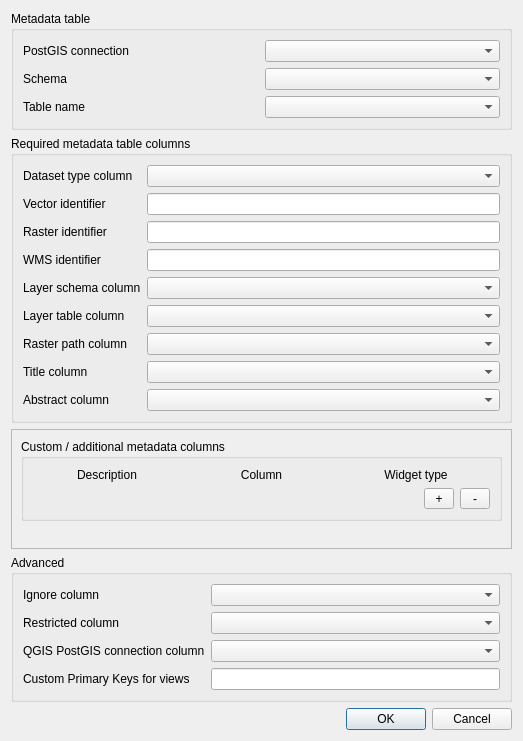
<?xml version="1.0" encoding="UTF-8"?>
<ui version="4.0">
 <class>Dialog</class>
 <widget class="QDialog" name="Dialog">
  <property name="windowModality">
   <enum>Qt::NonModal</enum>
  </property>
  <property name="geometry">
   <rect>
    <x>0</x>
    <y>0</y>
    <width>523</width>
    <height>741</height>
   </rect>
  </property>
  <property name="sizePolicy">
   <sizepolicy hsizetype="Preferred" vsizetype="Preferred">
    <horstretch>0</horstretch>
    <verstretch>0</verstretch>
   </sizepolicy>
  </property>
  <property name="minimumSize">
   <size>
    <width>500</width>
    <height>0</height>
   </size>
  </property>
  <property name="windowTitle">
   <string>Layer Metadata Search Configuration</string>
  </property>
  <property name="modal">
   <bool>false</bool>
  </property>
  <layout class="QGridLayout" name="gridLayout">
   <item row="0" column="0" colspan="2">
    <widget class="QGroupBox" name="groupBox_3">
     <property name="title">
      <string>Metadata table</string>
     </property>
     <layout class="QGridLayout" name="gridLayout_5">
      <item row="0" column="0">
       <widget class="QLabel" name="postGisConnectionLabel">
        <property name="text">
         <string>PostGIS connection</string>
        </property>
       </widget>
      </item>
      <item row="0" column="1">
       <widget class="QComboBox" name="postGisConnectionComboBox">
        <property name="maximumSize">
         <size>
          <width>1024</width>
          <height>16777215</height>
         </size>
        </property>
       </widget>
      </item>
      <item row="1" column="0">
       <widget class="QLabel" name="MetadataTableSchemaLabel">
        <property name="text">
         <string>Schema</string>
        </property>
       </widget>
      </item>
      <item row="1" column="1">
       <widget class="QComboBox" name="metadataTableSchemaComboBox"/>
      </item>
      <item row="2" column="0">
       <widget class="QLabel" name="metadataTableNameLabel">
        <property name="text">
         <string>Table name</string>
        </property>
       </widget>
      </item>
      <item row="2" column="1">
       <widget class="QComboBox" name="metadataTableNameComboBox"/>
      </item>
     </layout>
    </widget>
   </item>
   <item row="9" column="0" colspan="2">
    <widget class="QScrollArea" name="scrollArea">
     <property name="widgetResizable">
      <bool>true</bool>
     </property>
     <widget class="QWidget" name="scrollAreaWidgetContents_5">
      <property name="geometry">
       <rect>
        <x>0</x>
        <y>0</y>
        <width>503</width>
        <height>177</height>
       </rect>
      </property>
      <layout class="QGridLayout" name="gridLayout_7">
       <item row="0" column="0">
        <widget class="QGroupBox" name="groupBox_2">
         <property name="title">
          <string>Custom / additional metadata columns</string>
         </property>
         <layout class="QGridLayout" name="gridLayout_3">
          <item row="2" column="0">
           <layout class="QHBoxLayout" name="horizontalLayout">
            <property name="bottomMargin">
             <number>0</number>
            </property>
            <item>
             <spacer name="horizontalSpacer">
              <property name="orientation">
               <enum>Qt::Horizontal</enum>
              </property>
              <property name="sizeHint" stdset="0">
               <size>
                <width>40</width>
                <height>20</height>
               </size>
              </property>
             </spacer>
            </item>
            <item>
             <widget class="QToolButton" name="addCustomColumnBtn">
              <property name="minimumSize">
               <size>
                <width>30</width>
                <height>0</height>
               </size>
              </property>
              <property name="toolTip">
               <string>Add Custom Column</string>
              </property>
              <property name="text">
               <string>+</string>
              </property>
             </widget>
            </item>
            <item>
             <widget class="QToolButton" name="removeCustomColumnBtn">
              <property name="minimumSize">
               <size>
                <width>30</width>
                <height>0</height>
               </size>
              </property>
              <property name="toolTip">
               <string>Remove Custom Column</string>
              </property>
              <property name="text">
               <string>-</string>
              </property>
             </widget>
            </item>
           </layout>
          </item>
          <item row="1" column="0">
           <widget class="QFrame" name="customColsFrame">
            <property name="frameShape">
             <enum>QFrame::NoFrame</enum>
            </property>
            <property name="frameShadow">
             <enum>QFrame::Raised</enum>
            </property>
            <layout class="QGridLayout" name="gridLayout_4">
             <property name="margin">
              <number>0</number>
             </property>
             <item row="0" column="1">
              <widget class="QLabel" name="label_3">
               <property name="text">
                <string>Column</string>
               </property>
               <property name="alignment">
                <set>Qt::AlignCenter</set>
               </property>
              </widget>
             </item>
             <item row="0" column="2">
              <widget class="QLabel" name="label_4">
               <property name="text">
                <string>Widget type</string>
               </property>
               <property name="alignment">
                <set>Qt::AlignCenter</set>
               </property>
              </widget>
             </item>
             <item row="0" column="0">
              <widget class="QLabel" name="label_2">
               <property name="text">
                <string>Description</string>
               </property>
               <property name="alignment">
                <set>Qt::AlignCenter</set>
               </property>
              </widget>
             </item>
             <item row="1" column="0" colspan="3">
              <layout class="QVBoxLayout" name="customColsLayout">
               <property name="bottomMargin">
                <number>0</number>
               </property>
              </layout>
             </item>
            </layout>
           </widget>
          </item>
         </layout>
        </widget>
       </item>
       <item row="1" column="0">
        <spacer name="verticalSpacer">
         <property name="orientation">
          <enum>Qt::Vertical</enum>
         </property>
         <property name="sizeHint" stdset="0">
          <size>
           <width>20</width>
           <height>40</height>
          </size>
         </property>
        </spacer>
       </item>
      </layout>
      <zorder>groupBox_2</zorder>
      <zorder>verticalSpacer</zorder>
     </widget>
    </widget>
   </item>
   <item row="3" column="0" colspan="2">
    <widget class="QGroupBox" name="groupBox">
     <property name="title">
      <string>Required metadata table columns</string>
     </property>
     <layout class="QGridLayout" name="gridLayout_2">
      <item row="7" column="0">
       <widget class="QLabel" name="titleColumnLabel">
        <property name="text">
         <string>Title column</string>
        </property>
       </widget>
      </item>
      <item row="7" column="1">
       <widget class="QComboBox" name="titleColumnComboBox"/>
      </item>
      <item row="4" column="1">
       <widget class="QComboBox" name="layerSchemaNameComboBox"/>
      </item>
      <item row="5" column="0">
       <widget class="QLabel" name="layerTableNameLabel">
        <property name="text">
         <string>Layer table column</string>
        </property>
       </widget>
      </item>
      <item row="4" column="0">
       <widget class="QLabel" name="layerSchemaNameLabel">
        <property name="text">
         <string>Layer schema column</string>
        </property>
       </widget>
      </item>
      <item row="0" column="1">
       <widget class="QComboBox" name="layerTypeComboBox"/>
      </item>
      <item row="6" column="0">
       <widget class="QLabel" name="label_5">
        <property name="text">
         <string>Raster path column</string>
        </property>
       </widget>
      </item>
      <item row="8" column="1">
       <widget class="QComboBox" name="abstractColumnComboBox"/>
      </item>
      <item row="5" column="1">
       <widget class="QComboBox" name="layerTableNameComboBox"/>
      </item>
      <item row="8" column="0">
       <widget class="QLabel" name="abstractColumnLabel">
        <property name="text">
         <string>Abstract column</string>
        </property>
       </widget>
      </item>
      <item row="6" column="1">
       <widget class="QComboBox" name="rasterPathComboBox"/>
      </item>
      <item row="0" column="0">
       <widget class="QLabel" name="label">
        <property name="text">
         <string>Dataset type column</string>
        </property>
       </widget>
      </item>
      <item row="1" column="0">
       <widget class="QLabel" name="label_8">
        <property name="text">
         <string>Vector identifier</string>
        </property>
       </widget>
      </item>
      <item row="2" column="0">
       <widget class="QLabel" name="label_9">
        <property name="text">
         <string>Raster identifier</string>
        </property>
       </widget>
      </item>
      <item row="3" column="0">
       <widget class="QLabel" name="label_10">
        <property name="text">
         <string>WMS identifier</string>
        </property>
       </widget>
      </item>
      <item row="1" column="1">
       <widget class="QLineEdit" name="vectorIdentifierLineEdit"/>
      </item>
      <item row="2" column="1">
       <widget class="QLineEdit" name="rasterIdentifierLineEdit"/>
      </item>
      <item row="3" column="1">
       <widget class="QLineEdit" name="wmsIdentifierLineEdit"/>
      </item>
     </layout>
    </widget>
   </item>
   <item row="11" column="0" colspan="2">
    <widget class="QGroupBox" name="groupBox_4">
     <property name="title">
      <string>Advanced</string>
     </property>
     <layout class="QGridLayout" name="gridLayout_6">
      <item row="1" column="1">
       <widget class="QComboBox" name="ignoreComboBox"/>
      </item>
      <item row="1" column="0">
       <widget class="QLabel" name="label_6">
        <property name="toolTip">
         <string>Optionally select a column of boolean type. Metadata rows with a value of TRUE here will not be shown in search results.</string>
        </property>
        <property name="text">
         <string>Ignore column</string>
        </property>
       </widget>
      </item>
      <item row="2" column="0">
       <widget class="QLabel" name="label_7">
        <property name="toolTip">
         <string>Optionally select a column of boolean type. This value indicates whether Metadata rows with a value of TRUE here will not be shown in search results.</string>
        </property>
        <property name="text">
         <string>Restricted column</string>
        </property>
       </widget>
      </item>
      <item row="2" column="1">
       <widget class="QComboBox" name="privateComboBox"/>
      </item>
      <item row="3" column="1">
       <widget class="QComboBox" name="qgis_connection_cbo"/>
      </item>
      <item row="3" column="0">
       <widget class="QLabel" name="label_11">
        <property name="text">
         <string>QGIS PostGIS connection column</string>
        </property>
       </widget>
      </item>
      <item row="4" column="1">
       <widget class="QLineEdit" name="view_pks_le"/>
      </item>
      <item row="4" column="0">
       <widget class="QLabel" name="label_12">
        <property name="text">
         <string>Custom Primary Keys for views</string>
        </property>
       </widget>
      </item>
     </layout>
    </widget>
   </item>
   <item row="12" column="0" colspan="2">
    <widget class="QDialogButtonBox" name="buttonBox">
     <property name="orientation">
      <enum>Qt::Horizontal</enum>
     </property>
     <property name="standardButtons">
      <set>QDialogButtonBox::Cancel|QDialogButtonBox::Ok</set>
     </property>
    </widget>
   </item>
  </layout>
 </widget>
 <tabstops>
  <tabstop>postGisConnectionComboBox</tabstop>
  <tabstop>metadataTableSchemaComboBox</tabstop>
  <tabstop>metadataTableNameComboBox</tabstop>
  <tabstop>layerTypeComboBox</tabstop>
  <tabstop>vectorIdentifierLineEdit</tabstop>
  <tabstop>rasterIdentifierLineEdit</tabstop>
  <tabstop>wmsIdentifierLineEdit</tabstop>
  <tabstop>layerSchemaNameComboBox</tabstop>
  <tabstop>layerTableNameComboBox</tabstop>
  <tabstop>rasterPathComboBox</tabstop>
  <tabstop>titleColumnComboBox</tabstop>
  <tabstop>abstractColumnComboBox</tabstop>
  <tabstop>scrollArea</tabstop>
  <tabstop>addCustomColumnBtn</tabstop>
  <tabstop>removeCustomColumnBtn</tabstop>
  <tabstop>ignoreComboBox</tabstop>
  <tabstop>privateComboBox</tabstop>
  <tabstop>buttonBox</tabstop>
 </tabstops>
 <resources/>
 <connections/>
</ui>
